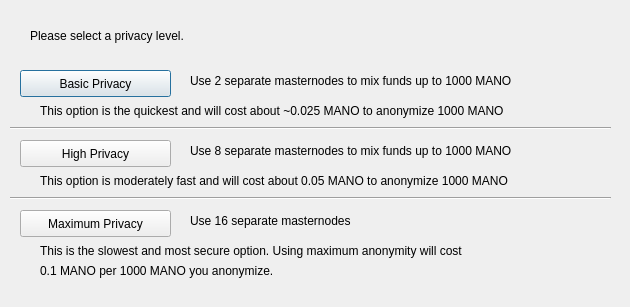
<?xml version="1.0" encoding="UTF-8"?>
<ui version="4.0">
 <class>DarksendConfig</class>
 <widget class="QDialog" name="DarksendConfig">
  <property name="geometry">
   <rect>
    <x>0</x>
    <y>0</y>
    <width>630</width>
    <height>307</height>
   </rect>
  </property>
  <property name="windowTitle">
   <string>Configure PrivateSend</string>
  </property>
  <widget class="QPushButton" name="buttonBasic">
   <property name="geometry">
    <rect>
     <x>20</x>
     <y>70</y>
     <width>151</width>
     <height>27</height>
    </rect>
   </property>
   <property name="text">
    <string>Basic Privacy</string>
   </property>
  </widget>
  <widget class="QPushButton" name="buttonHigh">
   <property name="geometry">
    <rect>
     <x>20</x>
     <y>140</y>
     <width>151</width>
     <height>27</height>
    </rect>
   </property>
   <property name="text">
    <string>High Privacy</string>
   </property>
  </widget>
  <widget class="QPushButton" name="buttonMax">
   <property name="geometry">
    <rect>
     <x>20</x>
     <y>210</y>
     <width>151</width>
     <height>27</height>
    </rect>
   </property>
   <property name="text">
    <string>Maximum Privacy</string>
   </property>
  </widget>
  <widget class="QLabel" name="label">
   <property name="geometry">
    <rect>
     <x>30</x>
     <y>20</y>
     <width>571</width>
     <height>31</height>
    </rect>
   </property>
   <property name="text">
    <string>Please select a privacy level.</string>
   </property>
  </widget>
  <widget class="QLabel" name="label_2">
   <property name="geometry">
    <rect>
     <x>190</x>
     <y>70</y>
     <width>421</width>
     <height>21</height>
    </rect>
   </property>
   <property name="text">
    <string>Use 2 separate masternodes to mix funds up to 1000 MANO</string>
   </property>
  </widget>
  <widget class="QLabel" name="label_3">
   <property name="geometry">
    <rect>
     <x>190</x>
     <y>140</y>
     <width>411</width>
     <height>21</height>
    </rect>
   </property>
   <property name="text">
    <string>Use 8 separate masternodes to mix funds up to 1000 MANO</string>
   </property>
  </widget>
  <widget class="QLabel" name="label_4">
   <property name="geometry">
    <rect>
     <x>190</x>
     <y>210</y>
     <width>421</width>
     <height>21</height>
    </rect>
   </property>
   <property name="text">
    <string>Use 16 separate masternodes</string>
   </property>
  </widget>
  <widget class="QLabel" name="label_6">
   <property name="geometry">
    <rect>
     <x>40</x>
     <y>100</y>
     <width>561</width>
     <height>21</height>
    </rect>
   </property>
   <property name="text">
    <string>This option is the quickest and will cost about ~0.025 MANO to anonymize 1000 MANO</string>
   </property>
  </widget>
  <widget class="QLabel" name="label_7">
   <property name="geometry">
    <rect>
     <x>40</x>
     <y>170</y>
     <width>561</width>
     <height>21</height>
    </rect>
   </property>
   <property name="text">
    <string>This option is moderately fast and will cost about 0.05 MANO to anonymize 1000 MANO</string>
   </property>
  </widget>
  <widget class="QLabel" name="label_8">
   <property name="geometry">
    <rect>
     <x>40</x>
     <y>240</y>
     <width>561</width>
     <height>21</height>
    </rect>
   </property>
   <property name="text">
    <string>This is the slowest and most secure option. Using maximum anonymity will cost</string>
   </property>
  </widget>
  <widget class="QLabel" name="label_9">
   <property name="geometry">
    <rect>
     <x>40</x>
     <y>260</y>
     <width>561</width>
     <height>21</height>
    </rect>
   </property>
   <property name="text">
    <string>0.1 MANO per 1000 MANO you anonymize.</string>
   </property>
  </widget>
  <widget class="Line" name="line">
   <property name="geometry">
    <rect>
     <x>10</x>
     <y>120</y>
     <width>601</width>
     <height>16</height>
    </rect>
   </property>
   <property name="orientation">
    <enum>Qt::Horizontal</enum>
   </property>
  </widget>
  <widget class="Line" name="line_2">
   <property name="geometry">
    <rect>
     <x>10</x>
     <y>190</y>
     <width>601</width>
     <height>16</height>
    </rect>
   </property>
   <property name="orientation">
    <enum>Qt::Horizontal</enum>
   </property>
  </widget>
 </widget>
 <resources/>
 <connections/>
</ui>
